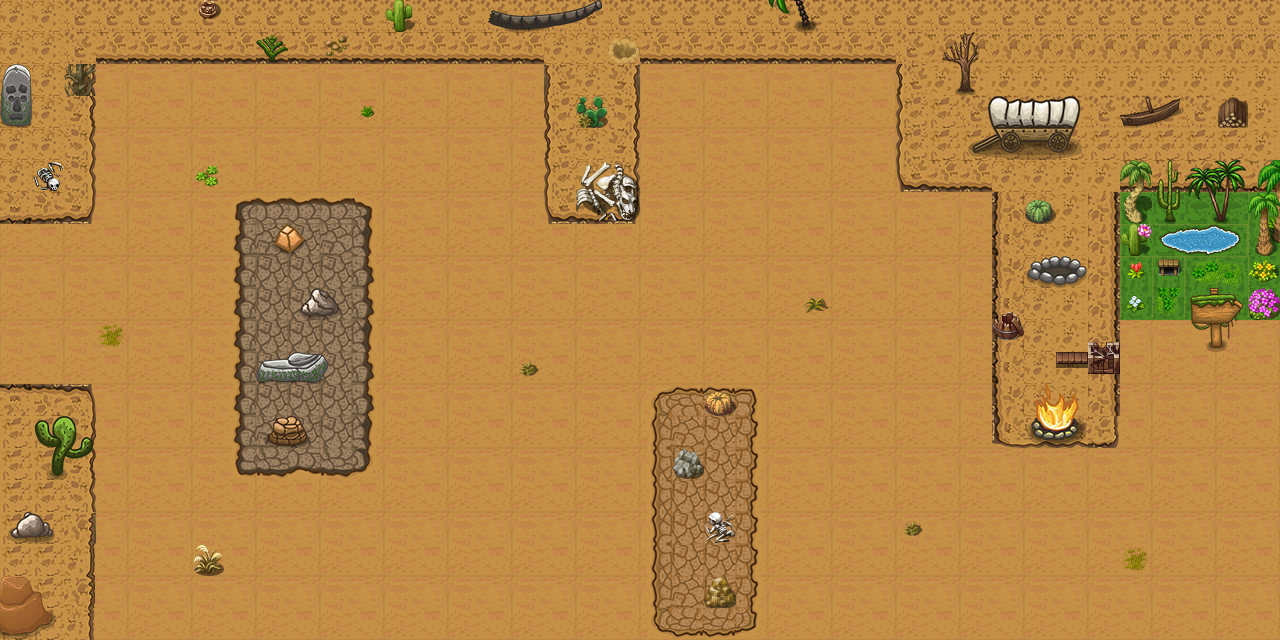

A 2D game scene composited from a Tiled map and its tileset images. What follows is a short description and the map's XML, with each tile layer's data collapsed to a summary:
An orthogonal 40x20 tile map with 32x32 px tiles, 5 tile layers (ground, ground2, oasis2, oasis, ...), 4 tilesets.

<map version="1.10" tiledversion="1.10.1" orientation="orthogonal" renderorder="right-down" width="40" height="20" tilewidth="32" tileheight="32" infinite="0" nextlayerid="7" nextobjectid="1">
 <tileset firstgid="1" name="desert1" tilewidth="32" tileheight="32" tilecount="256" columns="16">
  <image source="desert1.png" width="512" height="512" />
 </tileset>
 <tileset firstgid="257" name="desert2" tilewidth="32" tileheight="32" tilecount="629" columns="17">
  <image source="desert2.png" width="544" height="1184" />
 </tileset>
 <tileset firstgid="886" name="desert3" tilewidth="32" tileheight="32" tilecount="234" columns="13">
  <image source="desert3.png" width="416" height="576" />
 </tileset>
 <tileset firstgid="1120" name="desert4" tilewidth="32" tileheight="32" tilecount="256" columns="16">
  <image source="desert4.png" width="512" height="512" />
 </tileset>
 <layer id="1" name="ground" width="40" height="20">
  <data>[800 cells, 800 non-empty, 4 distinct tile ids]</data>
 </layer>
 <layer id="2" name="ground2" width="40" height="20">
  <data>[800 cells, 291 non-empty, 34 distinct tile ids]</data>
 </layer>
 <layer id="5" name="oasis2" width="40" height="20">
  <data>[800 cells, 20 non-empty, 2 distinct tile ids]</data>
 </layer>
 <layer id="3" name="oasis" width="40" height="20">
  <data>[800 cells, 27 non-empty, 27 distinct tile ids]</data>
 </layer>
 <layer id="6" name="deco" width="40" height="20">
  <data>[800 cells, 78 non-empty, 76 distinct tile ids]</data>
 </layer>
</map>
